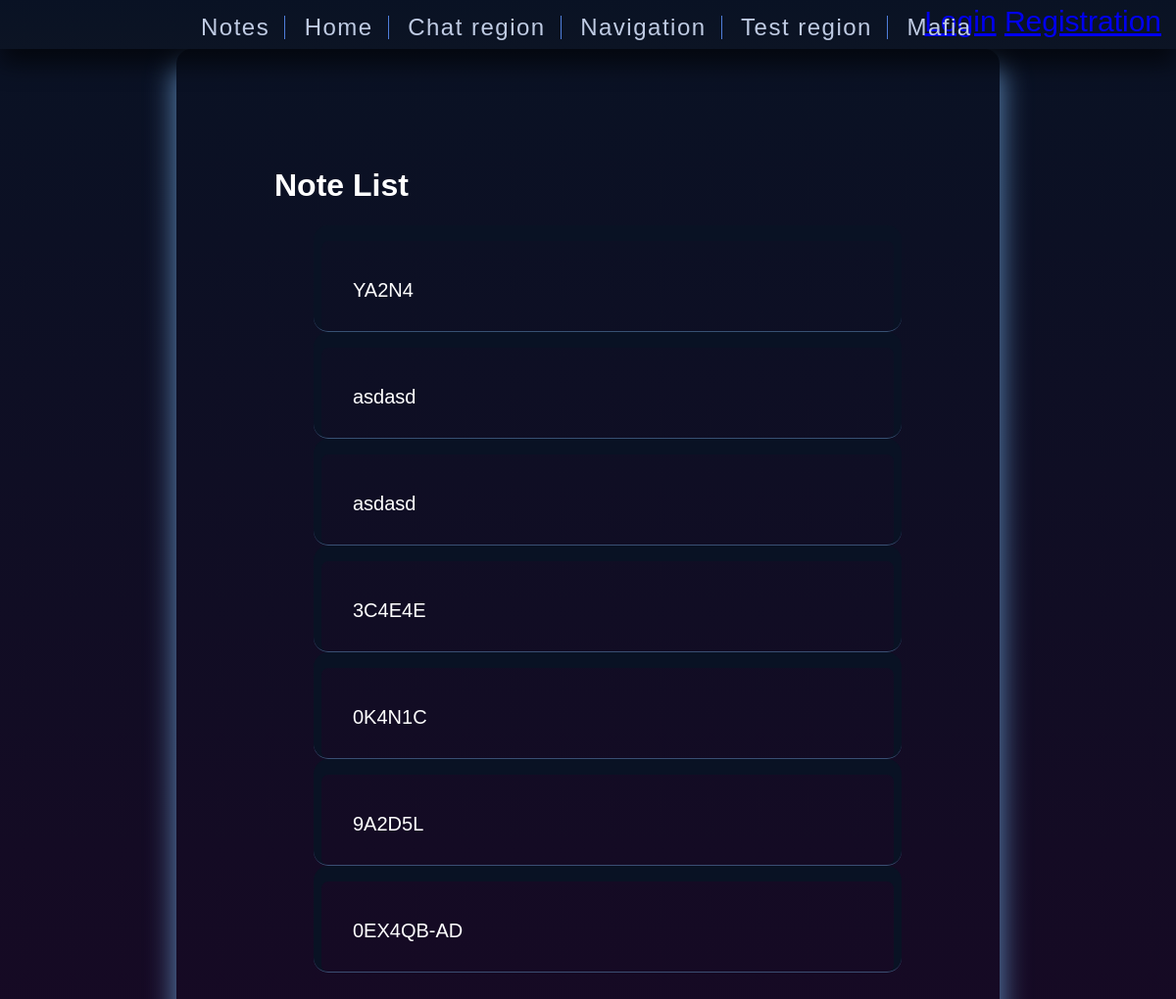
The app's page /index/token/all with its own data.
### main/models.py (models this page shows, shortened)
class RegisterToken(models.Model):
    id = models.AutoField(primary_key=True)
    token = models.CharField(max_length=6)

### main/views.py (the view)
class RegtokenListView(generic.ListView):
    model = RegisterToken

### main/templates/main/registertoken_list.html (shortened to what this page needs)
{% extends "base.html" %}
{% block content %}
    <h1>Note List</h1>
    {% if registertoken_list %}
    <ul>
      {% for RegisterToken in registertoken_list %}
      <li class="note-list">
          <ul class="note-ul">
                <li><p class="list-main-field"> {{ RegisterToken.token }} </p></li>
          </ul>
      </li>
      {% endfor %}
    </ul>
    {% else %}
      <p>There are no tokens there... for now I guess.</p>
      <p>It's time to create some, isn't it?</p>
    {% endif %}
{% endblock %}

### main/static/css/styles.css (style rules this page uses)
html { height: 100%; }
body { margin: 0; padding: 0; font-family: sans-serif; background: linear-gradient(#091224, #170924); color: white; }
ul li { list-style-type: none; }
.note-list { border-bottom: 1px solid rgb(99, 145, 194, .5); padding: 10px 0 10px 0; border-radius: 15px; box-shadow: 0 8px 0 8px #091224 inset; }
.list-main-field { font-size: 20px; padding: 25px 0 0 0; }

### records on screen
RegisterToken: token "YA2N4"
RegisterToken: token "asdasd"
RegisterToken: token "asdasd"
RegisterToken: token "3C4E4E"
RegisterToken: token "0K4N1C"
RegisterToken: token "9A2D5L"
RegisterToken: token "0EX4QB-AD"
